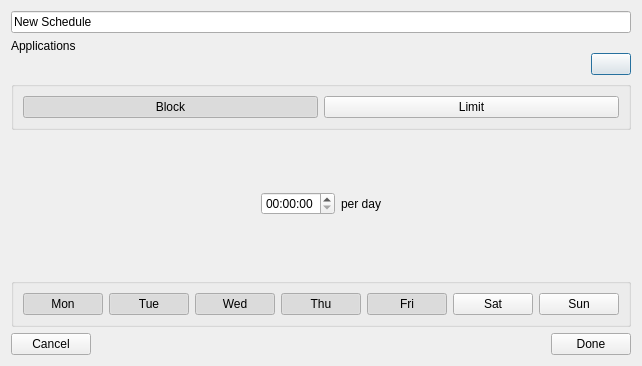
<?xml version="1.0" encoding="UTF-8"?>
<ui version="4.0">
 <class>ScheduleDialog</class>
 <widget class="QDialog" name="ScheduleDialog">
  <property name="geometry">
   <rect>
    <x>0</x>
    <y>0</y>
    <width>638</width>
    <height>366</height>
   </rect>
  </property>
  <property name="windowTitle">
   <string>Dialog</string>
  </property>
  <layout class="QVBoxLayout" name="verticalLayout">
   <item>
    <widget class="QLineEdit" name="scheduleNameEdit">
     <property name="text">
      <string>New Schedule</string>
     </property>
    </widget>
   </item>
   <item>
    <layout class="QVBoxLayout" name="applicationsContainer">
     <property name="spacing">
      <number>0</number>
     </property>
     <item>
      <widget class="QLabel" name="applicationsContainerTitle">
       <property name="text">
        <string>Applications</string>
       </property>
      </widget>
     </item>
     <item>
      <layout class="QHBoxLayout" name="applicationsActionContainer">
       <item>
        <widget class="ApplicationShortList" name="applicationShortList" native="true">
         <property name="sizePolicy">
          <sizepolicy hsizetype="Expanding" vsizetype="Preferred">
           <horstretch>0</horstretch>
           <verstretch>0</verstretch>
          </sizepolicy>
         </property>
        </widget>
       </item>
       <item>
        <widget class="QPushButton" name="addApplicationsButton">
         <property name="sizePolicy">
          <sizepolicy hsizetype="Minimum" vsizetype="Minimum">
           <horstretch>0</horstretch>
           <verstretch>0</verstretch>
          </sizepolicy>
         </property>
         <property name="text">
          <string/>
         </property>
         <property name="icon">
          <iconset resource="../../../../build/src/gui/.qt/rcc/gui.qrc">
           <normaloff>:/gui/plus.svg</normaloff>:/gui/plus.svg</iconset>
         </property>
        </widget>
       </item>
      </layout>
     </item>
    </layout>
   </item>
   <item>
    <widget class="QGroupBox" name="blockTypeChooser">
     <property name="title">
      <string/>
     </property>
     <layout class="QHBoxLayout" name="horizontalLayout">
      <item>
       <widget class="QPushButton" name="blockButton">
        <property name="text">
         <string>Block</string>
        </property>
        <property name="checkable">
         <bool>true</bool>
        </property>
        <property name="checked">
         <bool>true</bool>
        </property>
       </widget>
      </item>
      <item>
       <widget class="QPushButton" name="limitButton">
        <property name="text">
         <string>Limit</string>
        </property>
        <property name="checkable">
         <bool>true</bool>
        </property>
       </widget>
      </item>
     </layout>
    </widget>
   </item>
   <item>
    <widget class="QStackedWidget" name="blockTypeContainer">
     <property name="currentIndex">
      <number>1</number>
     </property>
     <widget class="QWidget" name="blockPage">
      <layout class="QHBoxLayout" name="horizontalLayout_4">
       <item>
        <spacer name="blockLeftSpacer">
         <property name="orientation">
          <enum>Qt::Orientation::Horizontal</enum>
         </property>
         <property name="sizeHint" stdset="0">
          <size>
           <width>40</width>
           <height>20</height>
          </size>
         </property>
        </spacer>
       </item>
       <item>
        <widget class="QTimeEdit" name="fromTime"/>
       </item>
       <item>
        <widget class="QLabel" name="dash">
         <property name="text">
          <string>-</string>
         </property>
        </widget>
       </item>
       <item>
        <widget class="QTimeEdit" name="toTime"/>
       </item>
       <item>
        <spacer name="blockRightSpacer">
         <property name="orientation">
          <enum>Qt::Orientation::Horizontal</enum>
         </property>
         <property name="sizeHint" stdset="0">
          <size>
           <width>40</width>
           <height>20</height>
          </size>
         </property>
        </spacer>
       </item>
      </layout>
     </widget>
     <widget class="QWidget" name="limitPage">
      <layout class="QHBoxLayout" name="horizontalLayout_5">
       <item>
        <spacer name="limitLeftSpacer">
         <property name="orientation">
          <enum>Qt::Orientation::Horizontal</enum>
         </property>
         <property name="sizeHint" stdset="0">
          <size>
           <width>40</width>
           <height>20</height>
          </size>
         </property>
        </spacer>
       </item>
       <item>
        <widget class="QTimeEdit" name="timeAllowed"/>
       </item>
       <item>
        <widget class="QLabel" name="perDayLabel">
         <property name="text">
          <string>per day</string>
         </property>
        </widget>
       </item>
       <item>
        <spacer name="limitRightSpacer">
         <property name="orientation">
          <enum>Qt::Orientation::Horizontal</enum>
         </property>
         <property name="sizeHint" stdset="0">
          <size>
           <width>40</width>
           <height>20</height>
          </size>
         </property>
        </spacer>
       </item>
      </layout>
     </widget>
    </widget>
   </item>
   <item>
    <widget class="QGroupBox" name="weekButtonContainer">
     <property name="title">
      <string/>
     </property>
     <layout class="QHBoxLayout" name="horizontalLayout_3">
      <item>
       <widget class="QPushButton" name="mondayButton">
        <property name="sizePolicy">
         <sizepolicy hsizetype="Minimum" vsizetype="Fixed">
          <horstretch>0</horstretch>
          <verstretch>0</verstretch>
         </sizepolicy>
        </property>
        <property name="text">
         <string>Mon</string>
        </property>
        <property name="checkable">
         <bool>true</bool>
        </property>
        <property name="checked">
         <bool>true</bool>
        </property>
       </widget>
      </item>
      <item>
       <widget class="QPushButton" name="tuesdayButton">
        <property name="text">
         <string>Tue</string>
        </property>
        <property name="checkable">
         <bool>true</bool>
        </property>
        <property name="checked">
         <bool>true</bool>
        </property>
       </widget>
      </item>
      <item>
       <widget class="QPushButton" name="wednesdayButton">
        <property name="text">
         <string>Wed</string>
        </property>
        <property name="checkable">
         <bool>true</bool>
        </property>
        <property name="checked">
         <bool>true</bool>
        </property>
       </widget>
      </item>
      <item>
       <widget class="QPushButton" name="thursdayButton">
        <property name="text">
         <string>Thu</string>
        </property>
        <property name="checkable">
         <bool>true</bool>
        </property>
        <property name="checked">
         <bool>true</bool>
        </property>
       </widget>
      </item>
      <item>
       <widget class="QPushButton" name="fridayButton">
        <property name="text">
         <string>Fri</string>
        </property>
        <property name="checkable">
         <bool>true</bool>
        </property>
        <property name="checked">
         <bool>true</bool>
        </property>
       </widget>
      </item>
      <item>
       <widget class="QPushButton" name="saturdayButton">
        <property name="text">
         <string>Sat</string>
        </property>
        <property name="checkable">
         <bool>true</bool>
        </property>
       </widget>
      </item>
      <item>
       <widget class="QPushButton" name="sundayButton">
        <property name="text">
         <string>Sun</string>
        </property>
        <property name="checkable">
         <bool>true</bool>
        </property>
       </widget>
      </item>
     </layout>
    </widget>
   </item>
   <item>
    <layout class="QHBoxLayout" name="scheduleDialogFooter">
     <item>
      <widget class="QPushButton" name="cancelButton">
       <property name="text">
        <string>Cancel</string>
       </property>
      </widget>
     </item>
     <item>
      <spacer name="footerHorizontalSpacer">
       <property name="orientation">
        <enum>Qt::Orientation::Horizontal</enum>
       </property>
       <property name="sizeHint" stdset="0">
        <size>
         <width>40</width>
         <height>20</height>
        </size>
       </property>
      </spacer>
     </item>
     <item>
      <widget class="QPushButton" name="doneButton">
       <property name="text">
        <string>Done</string>
       </property>
       <property name="icon">
        <iconset resource="../../../../build/src/gui/.qt/rcc/gui.qrc">
         <normaloff>:/gui/done.svg</normaloff>:/gui/done.svg</iconset>
       </property>
      </widget>
     </item>
    </layout>
   </item>
  </layout>
 </widget>
 <customwidgets>
  <customwidget>
   <class>ApplicationShortList</class>
   <extends>QWidget</extends>
   <header>applicationshortlist.h</header>
   <container>1</container>
  </customwidget>
 </customwidgets>
 <resources>
  <include location="../../../../build/src/gui/.qt/rcc/gui.qrc"/>
 </resources>
 <connections/>
</ui>
